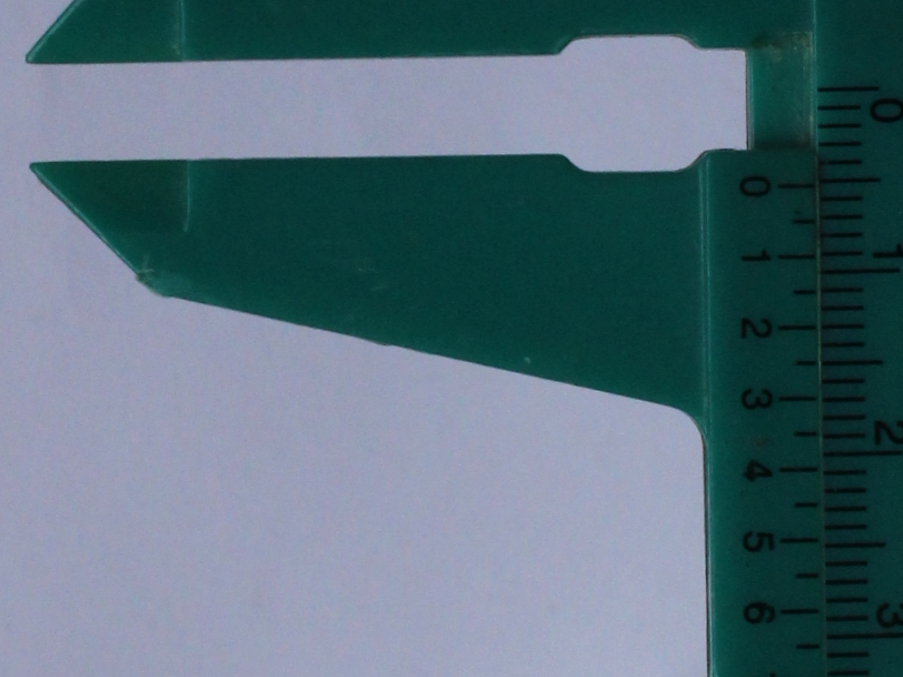
#> input picture Practica1/data/process1.png, 903 x 677 px
$ python process1_v03.py
#> lines starting #> are read from the running program, lines starting #| are printed output that depends on the picture; after the words box and inside, x2 and y2 are one past the last pixel; in counts of white or black regions, pixels touching at a corner belong together
#!/usr/bin/env python3
# -*- coding: utf-8 -*-
"""
Created on Mon Aug 31 19:24:28 2020

@author: finazzi
"""

import imageio
import matplotlib.pyplot as plt
from scipy import ndimage
from scipy import signal
import numpy as np
import matplotlib
matplotlib.use('Qt5Agg')

#funcion para calcular las diferencias entre las componentes de un vector.
def diff(v):
    v_diff = []
    for i in range(1, len(v) - 1):
        v_diff.append(v[i][0] - v[i - 1][0])

    return v_diff

#funcion para calibrar la escala del calibre. Toma un vector y devuelve el promedio de las diferencias entre elementos de ese vector
#junto con su desviación estandar
def calibrateScale(v):
    v_diff = []
    v_diff = diff(x)

    mm = np.mean(v_diff)
    mm_err = 2*np.std(v_diff)
    return mm, mm_err


#kernel en el codigo de Richi (de donde sale este kernel? Porque usando este kernel la convolucion es tan ruidosa?)
s = [[1, 2, 1],
     [0, 0, 0],
     [-1, -2, -1]]


#cargamos la imagen a analizar
AA = imageio.imread('data/process1.png')
#> AA is the input picture: shape (677, 903, 4); mean R, G, B, A 87.2, 111.3, 123.1, 255

#layer de la imagen como matriz con valores de 0-255
A = AA[:,:,1]
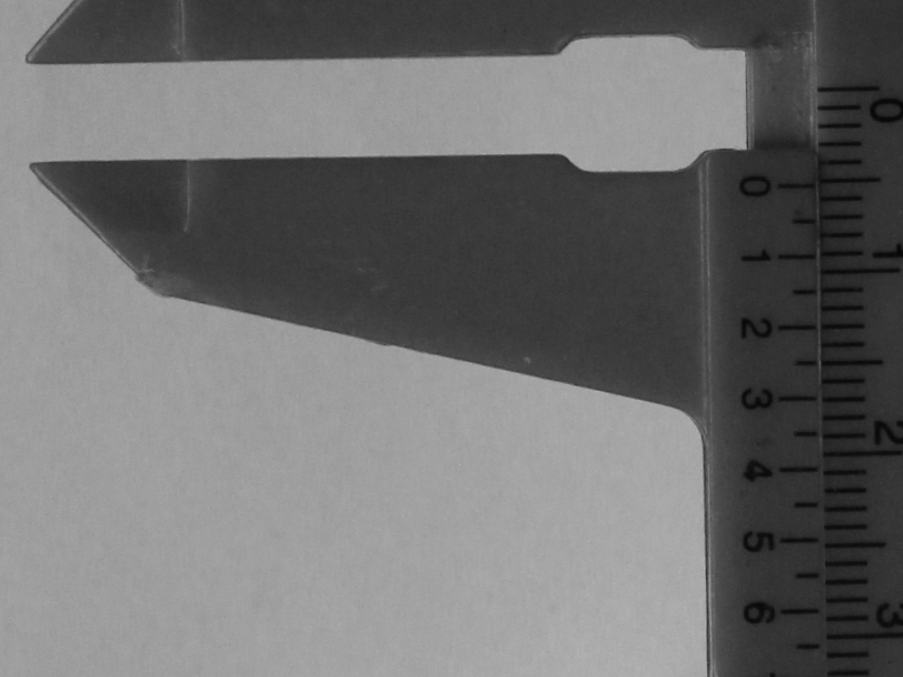
#> A: shape (677, 903); min 6, max 184, mean 111.3

#grafica la imagen original
plt.figure(figsize = (5, 5))
plt.imshow(A)


#calcula la convolucion de la imagen con el kernel (H aplica el filtro en la dirección x y V en la dirección y)
H = signal.convolve2d(A, s)
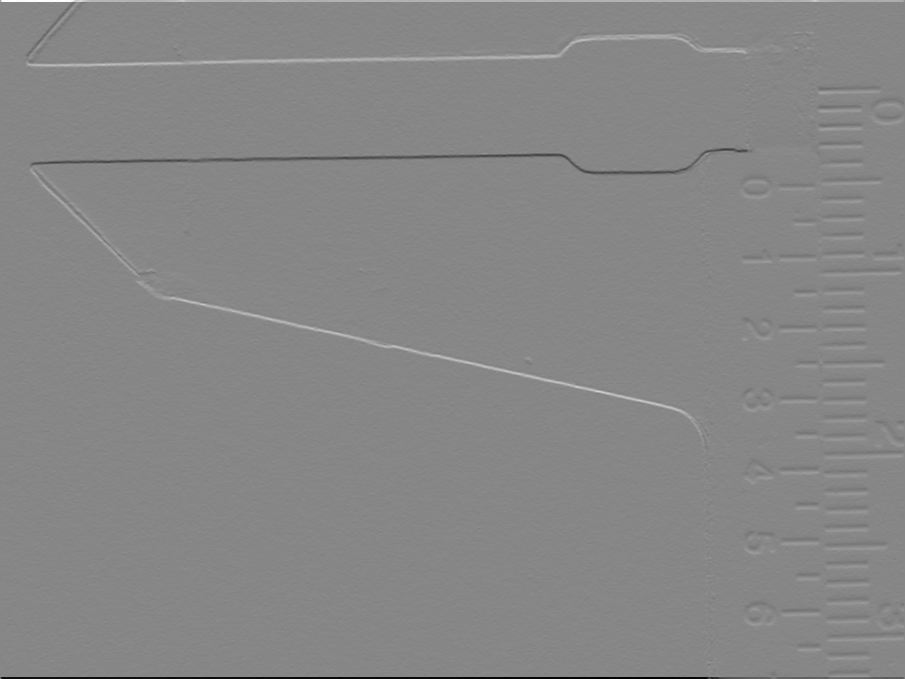
#> H: shape (679, 905) int64; min -704, max 627, mean 0; drawn with min black and max white
V = signal.convolve2d(A, np.transpose(s))
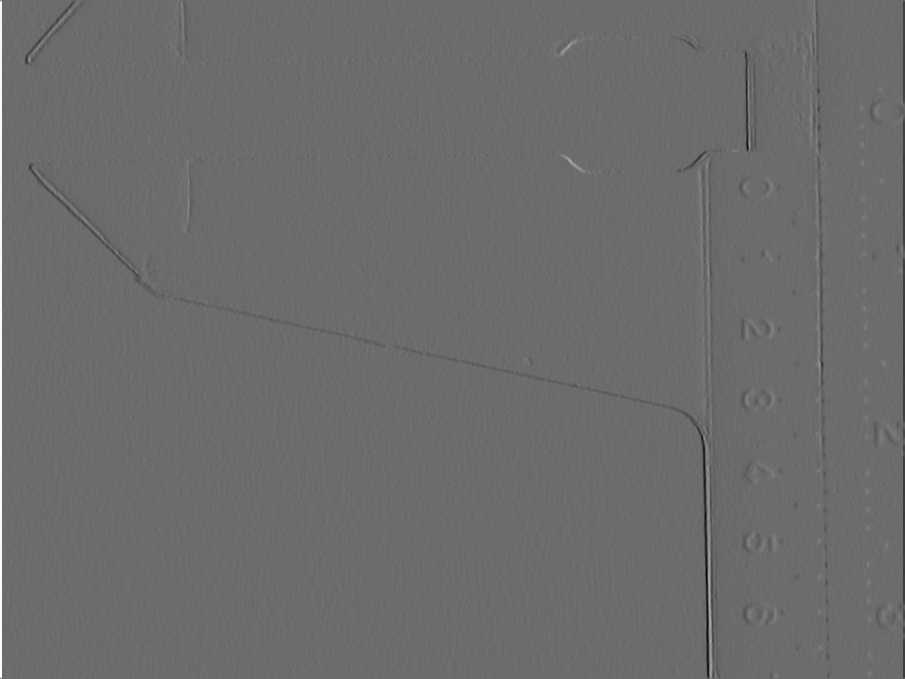
#> V: shape (679, 905) int64; min -479, max 647, mean 0; drawn with min black and max white
R = (H**2 + V**2)**0.5
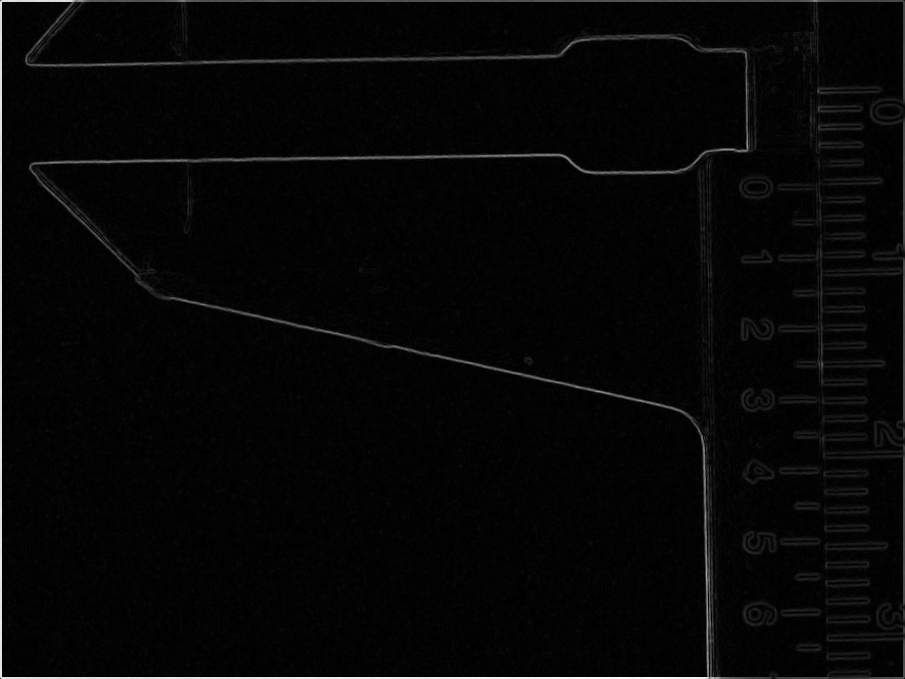
#> R: shape (679, 905) float64; min 0, max 704, mean 18.3; drawn with min black and max white


#cgrafica dicha convolución
plt.figure(figsize = (5, 5))
plt.imshow(R)


#se rota 1 grado en la dirección de las agujas del reloj para alinear mejor la imagen
R2 = ndimage.rotate(R, -1)
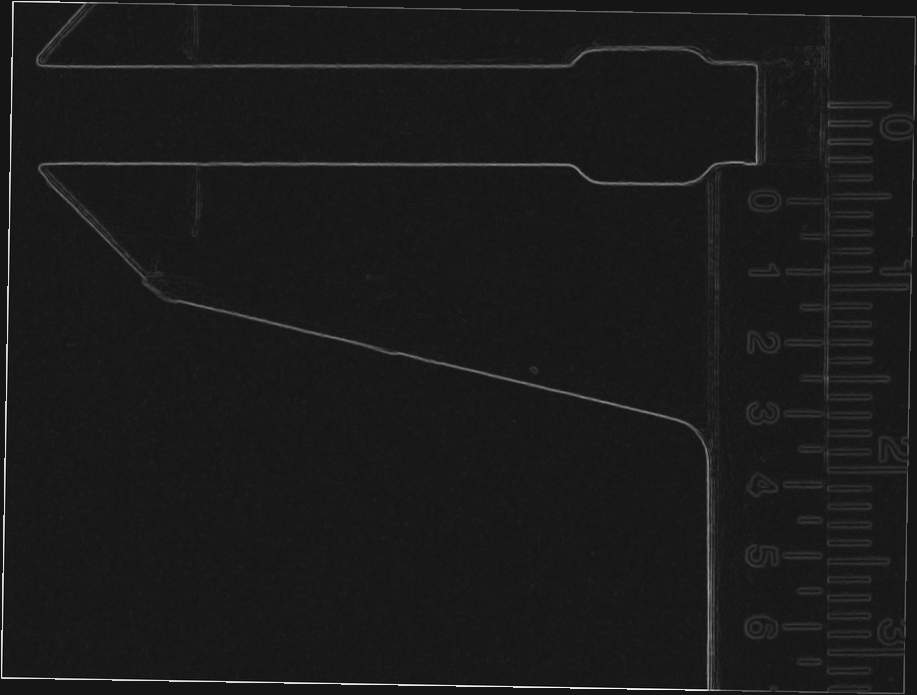
#> R2: shape (695, 917) float64; min -71.37, max 756.2, mean 16.6; drawn with min black and max white

#esta linea modifica el valor de una linea en la imagen
R2[:,850] = ndimage.maximum(R[:])
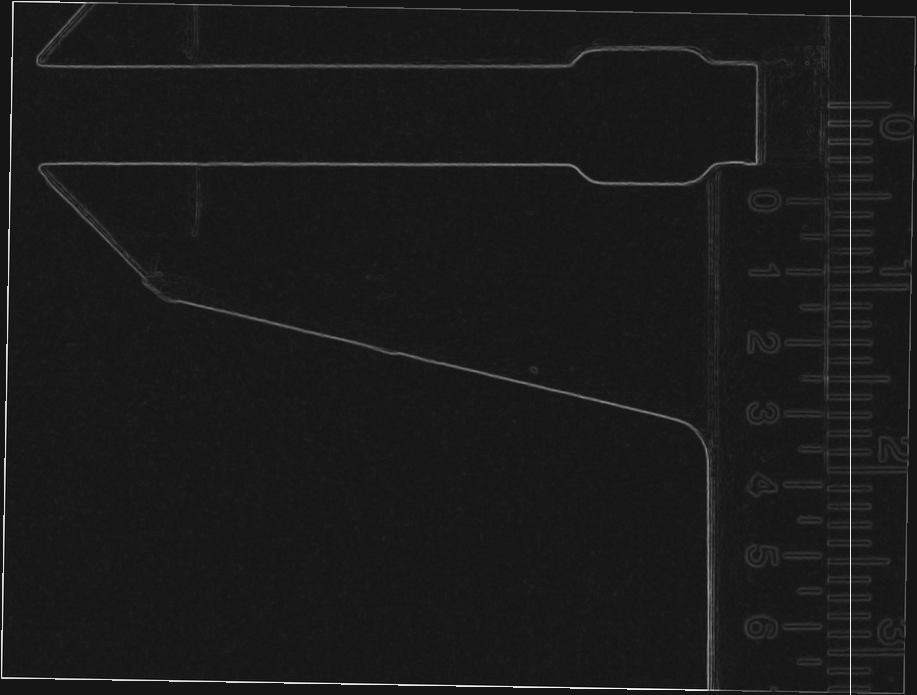
#> R2: shape (695, 917) float64; 0.11% of pixels changed, all inside (x1, y1, x2, y2) = (850, 0, 851, 695); drawn with min black and max white

#se grafica la imagen modificada
plt.figure(figsize = (5, 5))
plt.imshow(R2)


perf2 = R2[100:300, 851]
#> perf2 = 200 values, max 98.19 at index 21, min 1.93 at index 161, mean 31.08
plt.figure(figsize = (5, 5))
plt.plot(perf2)

perf2b = A[100:300, 851]
#> perf2b = 200 values, max 52 at index 14, min 12 at index 80, mean 36.66
plt.figure(figsize = (5, 5))
plt.plot(perf2b)


#selecciona 10 puntos en alguna figura y guarda las coordenadas (para ser usado en el grafico de perf2b)
#> (the run stopped early here; a loop or call above may not have finished)

$ run again, with Practica1/data/process2.png copied over Practica1/data/process1.png
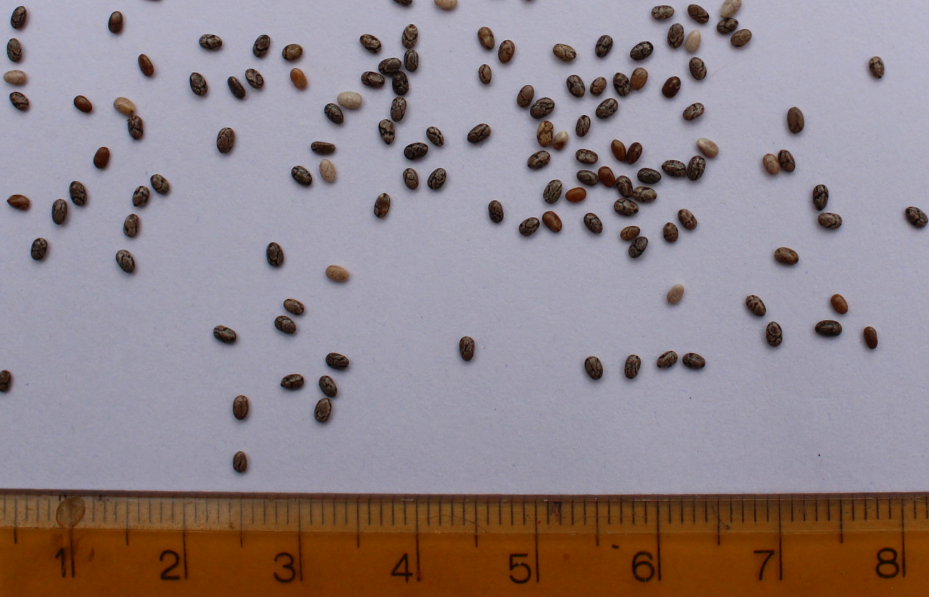
#> input picture Practica1/data/process2.png, 1857 x 1194 px (shown at 1/2 size)
#> AA is the input picture: shape (1194, 1857, 4); mean R, G, B, A 144.7, 132.5, 137, 255
#> `R = (H**2 + V**2)**0.5`:
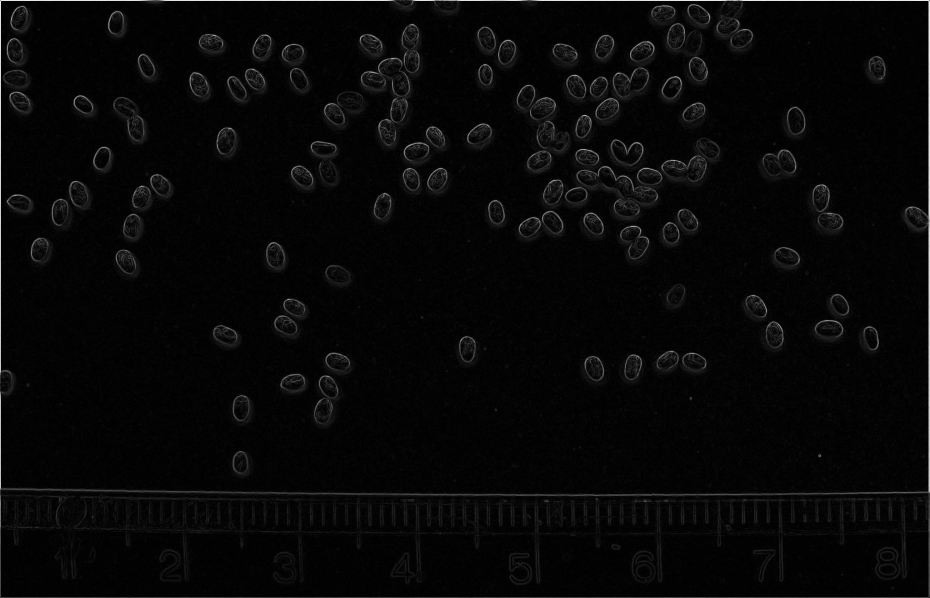
#> R: shape (1196, 1859) float64 (shown at 1/2 size); min 0, max 776.4, mean 23.2; drawn with min black and max white
#> `R2 = ndimage.rotate(R, -1)`:
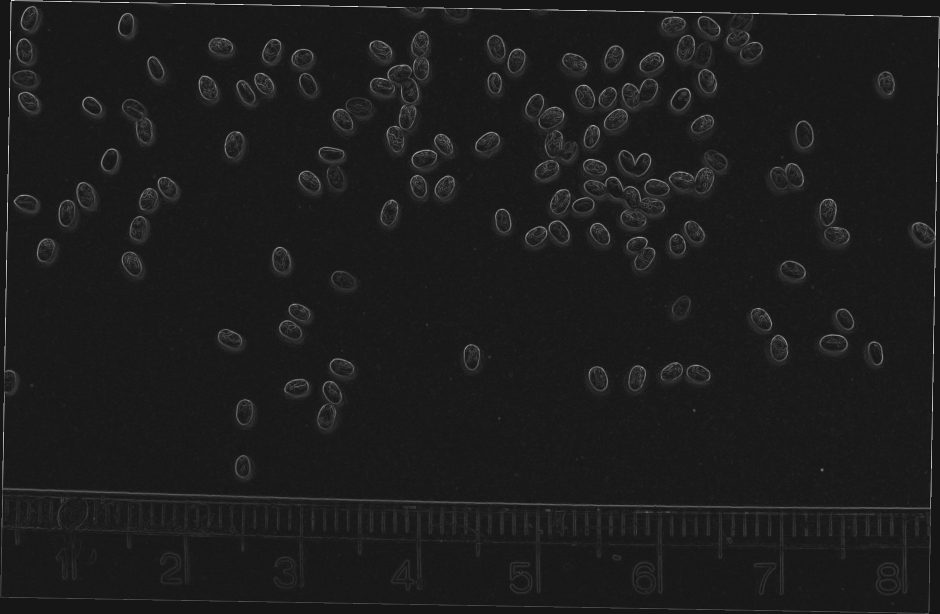
#> R2: shape (1228, 1880) float64 (shown at 1/2 size); min -78.07, max 794.3, mean 21.7; drawn with min black and max white
#> perf2 = 200 values, max 243.2 at index 54, min 0.959 at index 167, mean 41.03
#> perf2b = 200 values, max 179 at index 93, min 14 at index 191, mean 157.7

$ run again, with Practica1/data/process4.png copied over Practica1/data/process1.png
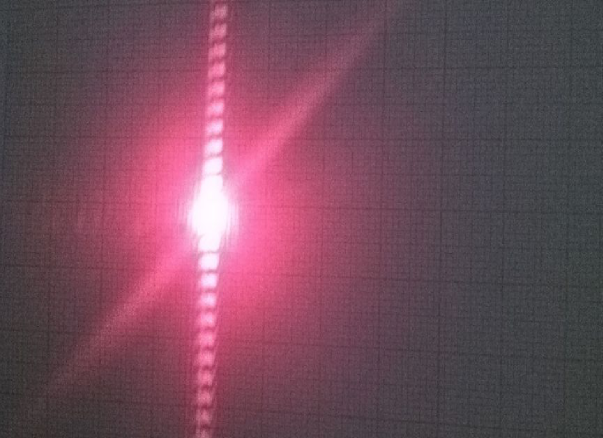
#> input picture Practica1/data/process4.png, 1205 x 876 px (shown at 1/2 size)
#> AA is the input picture: shape (876, 1205, 4); mean R, G, B, A 114.1, 75.1, 90.4, 255
#> `H = signal.convolve2d(A, s)`:
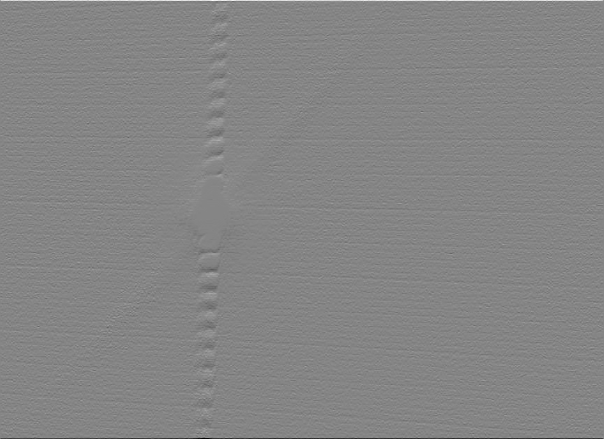
#> H: shape (878, 1207) int64 (shown at 1/2 size); min -409, max 375, mean 0; drawn with min black and max white
#> `R2[:,850] = ndimage.maximum(R[:])`:
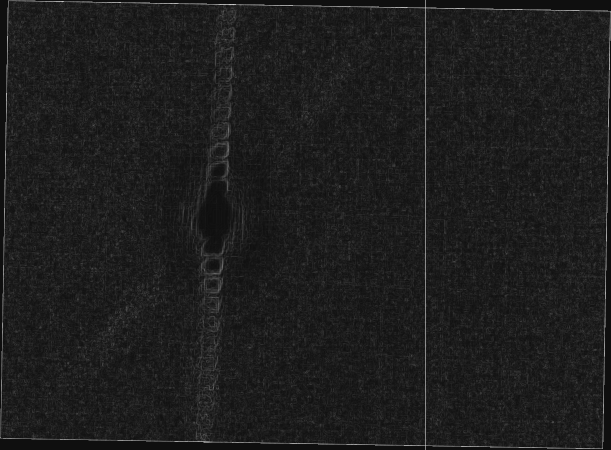
#> R2: shape (899, 1222) float64 (shown at 1/2 size); min -27.59, max 413.8, mean 24.2; drawn with min black and max white
#> perf2 = 200 values, max 58.5 at index 49, min -0.559 at index 182, mean 20.1
#> perf2b = 200 values, max 84 at index 73, min 57 at index 64, mean 70.72
